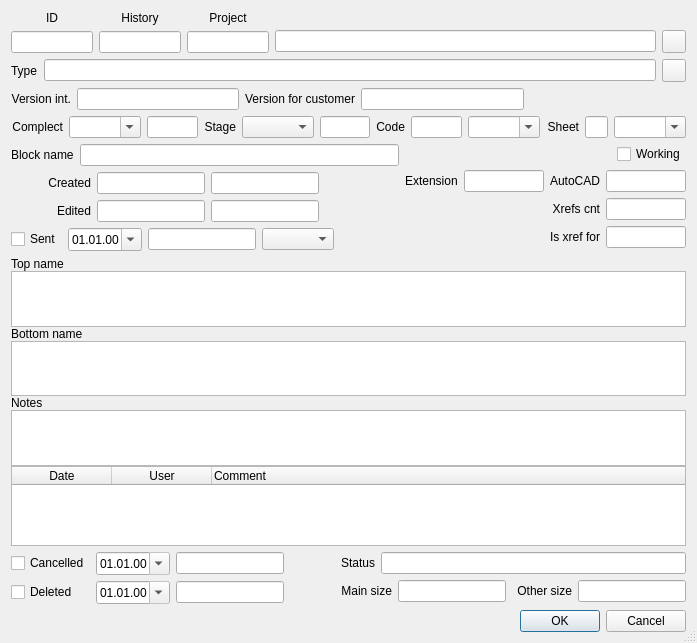
<?xml version="1.0" encoding="UTF-8"?>
<ui version="4.0">
 <class>PlotProp</class>
 <widget class="QDialog" name="PlotProp">
  <property name="geometry">
   <rect>
    <x>0</x>
    <y>0</y>
    <width>697</width>
    <height>643</height>
   </rect>
  </property>
  <property name="windowTitle">
   <string>Document properties</string>
  </property>
  <property name="locale">
   <locale language="English" country="UnitedStates"/>
  </property>
  <property name="sizeGripEnabled">
   <bool>true</bool>
  </property>
  <property name="modal">
   <bool>true</bool>
  </property>
  <layout class="QVBoxLayout" name="verticalLayout_12">
   <item>
    <layout class="QVBoxLayout">
     <property name="sizeConstraint">
      <enum>QLayout::SetDefaultConstraint</enum>
     </property>
     <item>
      <layout class="QHBoxLayout" name="horizontalLayout" stretch="1,1,1,5">
       <item>
        <layout class="QVBoxLayout" name="verticalLayout_3">
         <property name="sizeConstraint">
          <enum>QLayout::SetFixedSize</enum>
         </property>
         <item>
          <widget class="QLabel" name="label_2">
           <property name="text">
            <string notr="true">ID</string>
           </property>
           <property name="alignment">
            <set>Qt::AlignCenter</set>
           </property>
          </widget>
         </item>
         <item>
          <widget class="QLineEdit" name="leId">
           <property name="alignment">
            <set>Qt::AlignCenter</set>
           </property>
           <property name="readOnly">
            <bool>true</bool>
           </property>
          </widget>
         </item>
        </layout>
       </item>
       <item>
        <layout class="QVBoxLayout" name="verticalLayout_8">
         <item>
          <widget class="QLabel" name="label_22">
           <property name="text">
            <string>History</string>
           </property>
           <property name="alignment">
            <set>Qt::AlignCenter</set>
           </property>
          </widget>
         </item>
         <item>
          <widget class="QLineEdit" name="leHistory">
           <property name="sizePolicy">
            <sizepolicy hsizetype="Expanding" vsizetype="Fixed">
             <horstretch>0</horstretch>
             <verstretch>0</verstretch>
            </sizepolicy>
           </property>
           <property name="alignment">
            <set>Qt::AlignCenter</set>
           </property>
           <property name="readOnly">
            <bool>true</bool>
           </property>
          </widget>
         </item>
        </layout>
       </item>
       <item>
        <layout class="QVBoxLayout" name="verticalLayout_4">
         <property name="sizeConstraint">
          <enum>QLayout::SetFixedSize</enum>
         </property>
         <item>
          <widget class="QLabel" name="label_3">
           <property name="text">
            <string>Project</string>
           </property>
           <property name="alignment">
            <set>Qt::AlignCenter</set>
           </property>
          </widget>
         </item>
         <item>
          <widget class="QLineEdit" name="leIdProject">
           <property name="inputMethodHints">
            <set>Qt::ImhDigitsOnly</set>
           </property>
           <property name="alignment">
            <set>Qt::AlignCenter</set>
           </property>
          </widget>
         </item>
        </layout>
       </item>
       <item>
        <layout class="QVBoxLayout" name="verticalLayout_6">
         <item>
          <spacer name="verticalSpacer">
           <property name="orientation">
            <enum>Qt::Vertical</enum>
           </property>
           <property name="sizeHint" stdset="0">
            <size>
             <width>20</width>
             <height>40</height>
            </size>
           </property>
          </spacer>
         </item>
         <item>
          <layout class="QHBoxLayout" name="horizontalLayout_4">
           <item>
            <widget class="QLineEdit" name="leProjName">
             <property name="readOnly">
              <bool>true</bool>
             </property>
            </widget>
           </item>
           <item>
            <widget class="QToolButton" name="tbProjSel">
             <property name="icon">
              <iconset>
               <normaloff>:/some/ico/ico/dropdownbutton.png</normaloff>:/some/ico/ico/dropdownbutton.png</iconset>
             </property>
            </widget>
           </item>
          </layout>
         </item>
        </layout>
       </item>
      </layout>
     </item>
     <item>
      <layout class="QHBoxLayout" name="horizontalLayout_2">
       <item>
        <widget class="QLabel" name="label">
         <property name="text">
          <string>Type</string>
         </property>
        </widget>
       </item>
       <item>
        <widget class="QLineEdit" name="leTypeText">
         <property name="readOnly">
          <bool>true</bool>
         </property>
        </widget>
       </item>
       <item>
        <widget class="QToolButton" name="tbTreeSel">
         <property name="icon">
          <iconset>
           <normaloff>:/some/ico/ico/dropdownbutton.png</normaloff>:/some/ico/ico/dropdownbutton.png</iconset>
         </property>
        </widget>
       </item>
      </layout>
     </item>
    </layout>
   </item>
   <item>
    <layout class="QVBoxLayout" name="verticalLayout_11">
     <item>
      <layout class="QHBoxLayout" name="horizontalLayout_6">
       <item>
        <widget class="QLabel" name="label_7">
         <property name="toolTip">
          <string>Version for internal use</string>
         </property>
         <property name="text">
          <string>Version int.</string>
         </property>
         <property name="alignment">
          <set>Qt::AlignRight|Qt::AlignTrailing|Qt::AlignVCenter</set>
         </property>
        </widget>
       </item>
       <item>
        <widget class="QLineEdit" name="leVersionInt">
         <property name="toolTip">
          <string>Version for internal use</string>
         </property>
         <property name="alignment">
          <set>Qt::AlignCenter</set>
         </property>
        </widget>
       </item>
       <item>
        <widget class="QLabel" name="label_19">
         <property name="text">
          <string>Version for customer</string>
         </property>
         <property name="alignment">
          <set>Qt::AlignRight|Qt::AlignTrailing|Qt::AlignVCenter</set>
         </property>
        </widget>
       </item>
       <item>
        <widget class="QLineEdit" name="leVersionExt">
         <property name="alignment">
          <set>Qt::AlignCenter</set>
         </property>
        </widget>
       </item>
       <item>
        <spacer name="horizontalSpacer_5">
         <property name="orientation">
          <enum>Qt::Horizontal</enum>
         </property>
         <property name="sizeHint" stdset="0">
          <size>
           <width>40</width>
           <height>20</height>
          </size>
         </property>
        </spacer>
       </item>
      </layout>
     </item>
     <item>
      <layout class="QHBoxLayout" name="horizontalLayout_8">
       <item>
        <widget class="QLabel" name="label_4">
         <property name="text">
          <string>Complect</string>
         </property>
         <property name="alignment">
          <set>Qt::AlignRight|Qt::AlignTrailing|Qt::AlignVCenter</set>
         </property>
        </widget>
       </item>
       <item>
        <widget class="QComboBox" name="cbSection">
         <property name="editable">
          <bool>true</bool>
         </property>
         <property name="sizeAdjustPolicy">
          <enum>QComboBox::AdjustToContents</enum>
         </property>
        </widget>
       </item>
       <item>
        <widget class="QLineEdit" name="leSection">
         <property name="alignment">
          <set>Qt::AlignCenter</set>
         </property>
         <property name="readOnly">
          <bool>true</bool>
         </property>
        </widget>
       </item>
       <item>
        <widget class="QLabel" name="label_8">
         <property name="text">
          <string>Stage</string>
         </property>
         <property name="alignment">
          <set>Qt::AlignRight|Qt::AlignTrailing|Qt::AlignVCenter</set>
         </property>
        </widget>
       </item>
       <item>
        <widget class="QComboBox" name="cbStage"/>
       </item>
       <item>
        <widget class="QLineEdit" name="leStage">
         <property name="alignment">
          <set>Qt::AlignCenter</set>
         </property>
         <property name="readOnly">
          <bool>true</bool>
         </property>
        </widget>
       </item>
       <item>
        <widget class="QLabel" name="label_11">
         <property name="text">
          <string>Code</string>
         </property>
         <property name="alignment">
          <set>Qt::AlignRight|Qt::AlignTrailing|Qt::AlignVCenter</set>
         </property>
        </widget>
       </item>
       <item>
        <widget class="QLineEdit" name="leCode">
         <property name="contextMenuPolicy">
          <enum>Qt::CustomContextMenu</enum>
         </property>
        </widget>
       </item>
       <item>
        <widget class="QComboBox" name="cbCode">
         <property name="contextMenuPolicy">
          <enum>Qt::CustomContextMenu</enum>
         </property>
         <property name="editable">
          <bool>true</bool>
         </property>
         <property name="sizeAdjustPolicy">
          <enum>QComboBox::AdjustToContents</enum>
         </property>
        </widget>
       </item>
       <item>
        <widget class="QLabel" name="lblSheet">
         <property name="text">
          <string>Sheet</string>
         </property>
         <property name="alignment">
          <set>Qt::AlignRight|Qt::AlignTrailing|Qt::AlignVCenter</set>
         </property>
        </widget>
       </item>
       <item>
        <widget class="QLineEdit" name="leSheet">
         <property name="maximumSize">
          <size>
           <width>80</width>
           <height>16777215</height>
          </size>
         </property>
         <property name="alignment">
          <set>Qt::AlignCenter</set>
         </property>
        </widget>
       </item>
       <item>
        <widget class="QComboBox" name="cbSheet">
         <property name="editable">
          <bool>true</bool>
         </property>
         <property name="sizeAdjustPolicy">
          <enum>QComboBox::AdjustToContents</enum>
         </property>
        </widget>
       </item>
      </layout>
     </item>
    </layout>
   </item>
   <item>
    <layout class="QHBoxLayout" name="horizontalLayout_3" stretch="10,0">
     <item>
      <layout class="QVBoxLayout" name="vlBlockName">
       <item>
        <layout class="QHBoxLayout" name="hlBlockName" stretch="0,3">
         <item>
          <widget class="QLabel" name="lblBlockName">
           <property name="toolTip">
            <string>Name used when the drawing inserted as xref
Automatically filled with filename when loading from file</string>
           </property>
           <property name="text">
            <string>Block name</string>
           </property>
          </widget>
         </item>
         <item>
          <widget class="QLineEdit" name="leBlockName">
           <property name="toolTip">
            <string>Name used when the drawing inserted as xref
Automatically filled with filename when loading from file</string>
           </property>
          </widget>
         </item>
        </layout>
       </item>
       <item>
        <layout class="QHBoxLayout" name="horizontalLayout_12">
         <item>
          <widget class="QLabel" name="label_15">
           <property name="minimumSize">
            <size>
             <width>80</width>
             <height>0</height>
            </size>
           </property>
           <property name="text">
            <string>Created</string>
           </property>
           <property name="alignment">
            <set>Qt::AlignRight|Qt::AlignTrailing|Qt::AlignVCenter</set>
           </property>
          </widget>
         </item>
         <item>
          <widget class="QLineEdit" name="leCrDate">
           <property name="alignment">
            <set>Qt::AlignCenter</set>
           </property>
           <property name="readOnly">
            <bool>true</bool>
           </property>
          </widget>
         </item>
         <item>
          <widget class="QLineEdit" name="leCrUser">
           <property name="readOnly">
            <bool>true</bool>
           </property>
          </widget>
         </item>
         <item>
          <spacer name="horizontalSpacer_7">
           <property name="orientation">
            <enum>Qt::Horizontal</enum>
           </property>
           <property name="sizeHint" stdset="0">
            <size>
             <width>40</width>
             <height>20</height>
            </size>
           </property>
          </spacer>
         </item>
        </layout>
       </item>
       <item>
        <layout class="QHBoxLayout" name="horizontalLayout_13">
         <item>
          <widget class="QLabel" name="label_17">
           <property name="minimumSize">
            <size>
             <width>80</width>
             <height>0</height>
            </size>
           </property>
           <property name="text">
            <string>Edited</string>
           </property>
           <property name="alignment">
            <set>Qt::AlignRight|Qt::AlignTrailing|Qt::AlignVCenter</set>
           </property>
          </widget>
         </item>
         <item>
          <widget class="QLineEdit" name="leChDate">
           <property name="alignment">
            <set>Qt::AlignCenter</set>
           </property>
           <property name="readOnly">
            <bool>true</bool>
           </property>
          </widget>
         </item>
         <item>
          <widget class="QLineEdit" name="leChUser">
           <property name="readOnly">
            <bool>true</bool>
           </property>
          </widget>
         </item>
         <item>
          <spacer name="horizontalSpacer_8">
           <property name="orientation">
            <enum>Qt::Horizontal</enum>
           </property>
           <property name="sizeHint" stdset="0">
            <size>
             <width>40</width>
             <height>20</height>
            </size>
           </property>
          </spacer>
         </item>
        </layout>
       </item>
       <item>
        <layout class="QHBoxLayout" name="horizontalLayout_14">
         <item>
          <widget class="QRoCheckBox" name="cbSent">
           <property name="text">
            <string>Sent</string>
           </property>
          </widget>
         </item>
         <item>
          <widget class="QDateTimeEdit" name="dteSentDate">
           <property name="alignment">
            <set>Qt::AlignCenter</set>
           </property>
           <property name="currentSection">
            <enum>QDateTimeEdit::DaySection</enum>
           </property>
           <property name="displayFormat">
            <string notr="true">dd.MM.yy</string>
           </property>
           <property name="calendarPopup">
            <bool>true</bool>
           </property>
          </widget>
         </item>
         <item>
          <widget class="QLineEdit" name="leSentUser">
           <property name="readOnly">
            <bool>true</bool>
           </property>
          </widget>
         </item>
         <item>
          <widget class="QComboBox" name="cbSentUser">
           <property name="sizeAdjustPolicy">
            <enum>QComboBox::AdjustToContents</enum>
           </property>
          </widget>
         </item>
         <item>
          <spacer name="horizontalSpacer_4">
           <property name="orientation">
            <enum>Qt::Horizontal</enum>
           </property>
           <property name="sizeHint" stdset="0">
            <size>
             <width>40</width>
             <height>20</height>
            </size>
           </property>
          </spacer>
         </item>
        </layout>
       </item>
      </layout>
     </item>
     <item>
      <layout class="QVBoxLayout" name="vlAcad">
       <item>
        <layout class="QHBoxLayout" name="horizontalLayout_5">
         <item>
          <spacer name="horizontalSpacer_3">
           <property name="orientation">
            <enum>Qt::Horizontal</enum>
           </property>
           <property name="sizeHint" stdset="0">
            <size>
             <width>40</width>
             <height>20</height>
            </size>
           </property>
          </spacer>
         </item>
         <item>
          <widget class="QRoCheckBox" name="cbWorking">
           <property name="sizePolicy">
            <sizepolicy hsizetype="Fixed" vsizetype="Fixed">
             <horstretch>0</horstretch>
             <verstretch>0</verstretch>
            </sizepolicy>
           </property>
           <property name="text">
            <string>Working</string>
           </property>
          </widget>
         </item>
        </layout>
       </item>
       <item>
        <layout class="QHBoxLayout" name="horizontalLayout_7">
         <item>
          <widget class="QLabel" name="label_14">
           <property name="text">
            <string>Extension</string>
           </property>
          </widget>
         </item>
         <item>
          <widget class="QLineEdit" name="leExt">
           <property name="maximumSize">
            <size>
             <width>80</width>
             <height>16777215</height>
            </size>
           </property>
           <property name="alignment">
            <set>Qt::AlignCenter</set>
           </property>
           <property name="readOnly">
            <bool>true</bool>
           </property>
          </widget>
         </item>
         <item>
          <widget class="QLabel" name="lblAcadVer">
           <property name="text">
            <string>AutoCAD</string>
           </property>
           <property name="alignment">
            <set>Qt::AlignRight|Qt::AlignTrailing|Qt::AlignVCenter</set>
           </property>
          </widget>
         </item>
         <item>
          <widget class="QLineEdit" name="leAcadVer">
           <property name="maximumSize">
            <size>
             <width>80</width>
             <height>16777215</height>
            </size>
           </property>
           <property name="alignment">
            <set>Qt::AlignCenter</set>
           </property>
           <property name="readOnly">
            <bool>true</bool>
           </property>
          </widget>
         </item>
        </layout>
       </item>
       <item>
        <layout class="QHBoxLayout" name="horizontalLayout_10">
         <item>
          <widget class="QLabel" name="lblXrefTo">
           <property name="text">
            <string>Xrefs cnt</string>
           </property>
           <property name="alignment">
            <set>Qt::AlignRight|Qt::AlignTrailing|Qt::AlignVCenter</set>
           </property>
          </widget>
         </item>
         <item>
          <widget class="QLineEdit" name="leXrefTo">
           <property name="maximumSize">
            <size>
             <width>80</width>
             <height>16777215</height>
            </size>
           </property>
           <property name="alignment">
            <set>Qt::AlignCenter</set>
           </property>
           <property name="readOnly">
            <bool>true</bool>
           </property>
          </widget>
         </item>
        </layout>
       </item>
       <item>
        <layout class="QHBoxLayout" name="horizontalLayout_11">
         <item>
          <widget class="QLabel" name="lblXrefFor">
           <property name="text">
            <string>Is xref for</string>
           </property>
           <property name="alignment">
            <set>Qt::AlignRight|Qt::AlignTrailing|Qt::AlignVCenter</set>
           </property>
          </widget>
         </item>
         <item>
          <widget class="QLineEdit" name="leXrefFor">
           <property name="maximumSize">
            <size>
             <width>80</width>
             <height>16777215</height>
            </size>
           </property>
           <property name="alignment">
            <set>Qt::AlignCenter</set>
           </property>
           <property name="readOnly">
            <bool>true</bool>
           </property>
          </widget>
         </item>
        </layout>
       </item>
      </layout>
     </item>
    </layout>
   </item>
   <item>
    <layout class="QVBoxLayout" name="verticalLayout_7" stretch="0,1,0,1,0,1,1">
     <property name="spacing">
      <number>0</number>
     </property>
     <item>
      <widget class="QLabel" name="label_5">
       <property name="text">
        <string>Top name</string>
       </property>
      </widget>
     </item>
     <item>
      <widget class="QPlainTextEdit" name="teTopName">
       <property name="minimumSize">
        <size>
         <width>0</width>
         <height>40</height>
        </size>
       </property>
       <property name="tabChangesFocus">
        <bool>true</bool>
       </property>
      </widget>
     </item>
     <item>
      <widget class="QLabel" name="label_6">
       <property name="text">
        <string>Bottom name</string>
       </property>
      </widget>
     </item>
     <item>
      <widget class="QPlainTextEdit" name="teBottomName">
       <property name="minimumSize">
        <size>
         <width>0</width>
         <height>40</height>
        </size>
       </property>
       <property name="tabChangesFocus">
        <bool>true</bool>
       </property>
      </widget>
     </item>
     <item>
      <widget class="QLabel" name="label_16">
       <property name="text">
        <string>Notes</string>
       </property>
      </widget>
     </item>
     <item>
      <widget class="QPlainTextEdit" name="teNote">
       <property name="minimumSize">
        <size>
         <width>0</width>
         <height>40</height>
        </size>
       </property>
       <property name="tabChangesFocus">
        <bool>true</bool>
       </property>
      </widget>
     </item>
     <item>
      <widget class="QTreeWidget" name="twComments">
       <property name="minimumSize">
        <size>
         <width>0</width>
         <height>80</height>
        </size>
       </property>
       <property name="contextMenuPolicy">
        <enum>Qt::CustomContextMenu</enum>
       </property>
       <property name="rootIsDecorated">
        <bool>false</bool>
       </property>
       <column>
        <property name="text">
         <string>Date</string>
        </property>
        <property name="textAlignment">
         <set>AlignCenter</set>
        </property>
       </column>
       <column>
        <property name="text">
         <string>User</string>
        </property>
        <property name="textAlignment">
         <set>AlignCenter</set>
        </property>
       </column>
       <column>
        <property name="text">
         <string>Comment</string>
        </property>
       </column>
      </widget>
     </item>
    </layout>
   </item>
   <item>
    <layout class="QHBoxLayout" name="horizontalLayout_15">
     <item>
      <layout class="QGridLayout" name="gridLayout">
       <item row="0" column="0">
        <widget class="QCheckBox" name="cbCancelled">
         <property name="text">
          <string>Cancelled</string>
         </property>
        </widget>
       </item>
       <item row="0" column="2">
        <widget class="QLineEdit" name="leCancUser">
         <property name="minimumSize">
          <size>
           <width>60</width>
           <height>0</height>
          </size>
         </property>
         <property name="readOnly">
          <bool>true</bool>
         </property>
        </widget>
       </item>
       <item row="0" column="1">
        <widget class="QDateTimeEdit" name="dteCancDate">
         <property name="alignment">
          <set>Qt::AlignCenter</set>
         </property>
         <property name="readOnly">
          <bool>true</bool>
         </property>
         <property name="currentSection">
          <enum>QDateTimeEdit::DaySection</enum>
         </property>
         <property name="displayFormat">
          <string notr="true">dd.MM.yy</string>
         </property>
         <property name="calendarPopup">
          <bool>true</bool>
         </property>
        </widget>
       </item>
       <item row="1" column="0">
        <widget class="QRoCheckBox" name="cbDeleted">
         <property name="enabled">
          <bool>true</bool>
         </property>
         <property name="text">
          <string>Deleted</string>
         </property>
        </widget>
       </item>
       <item row="1" column="1">
        <widget class="QDateTimeEdit" name="dteDeleteDate">
         <property name="alignment">
          <set>Qt::AlignCenter</set>
         </property>
         <property name="readOnly">
          <bool>true</bool>
         </property>
         <property name="currentSection">
          <enum>QDateTimeEdit::DaySection</enum>
         </property>
         <property name="displayFormat">
          <string notr="true">dd.MM.yy</string>
         </property>
         <property name="calendarPopup">
          <bool>true</bool>
         </property>
        </widget>
       </item>
       <item row="1" column="2">
        <widget class="QLineEdit" name="leDeleteUser">
         <property name="minimumSize">
          <size>
           <width>60</width>
           <height>0</height>
          </size>
         </property>
         <property name="readOnly">
          <bool>true</bool>
         </property>
        </widget>
       </item>
      </layout>
     </item>
     <item>
      <spacer name="horizontalSpacer">
       <property name="orientation">
        <enum>Qt::Horizontal</enum>
       </property>
       <property name="sizeHint" stdset="0">
        <size>
         <width>40</width>
         <height>20</height>
        </size>
       </property>
      </spacer>
     </item>
     <item>
      <layout class="QVBoxLayout" name="verticalLayout_5">
       <item>
        <layout class="QHBoxLayout" name="horizontalLayout_16">
         <item>
          <widget class="QLabel" name="label_20">
           <property name="text">
            <string>Status</string>
           </property>
           <property name="alignment">
            <set>Qt::AlignRight|Qt::AlignTrailing|Qt::AlignVCenter</set>
           </property>
          </widget>
         </item>
         <item>
          <widget class="QLineEdit" name="leStatus">
           <property name="alignment">
            <set>Qt::AlignCenter</set>
           </property>
           <property name="readOnly">
            <bool>true</bool>
           </property>
          </widget>
         </item>
        </layout>
       </item>
       <item>
        <layout class="QHBoxLayout" name="horizontalLayout_17">
         <item>
          <widget class="QLabel" name="label_18">
           <property name="sizePolicy">
            <sizepolicy hsizetype="Expanding" vsizetype="Fixed">
             <horstretch>0</horstretch>
             <verstretch>0</verstretch>
            </sizepolicy>
           </property>
           <property name="text">
            <string>Main size</string>
           </property>
           <property name="alignment">
            <set>Qt::AlignRight|Qt::AlignTrailing|Qt::AlignVCenter</set>
           </property>
          </widget>
         </item>
         <item>
          <widget class="QLineEdit" name="leMainSize">
           <property name="alignment">
            <set>Qt::AlignRight|Qt::AlignTrailing|Qt::AlignVCenter</set>
           </property>
           <property name="readOnly">
            <bool>true</bool>
           </property>
          </widget>
         </item>
         <item>
          <widget class="QLabel" name="label_21">
           <property name="minimumSize">
            <size>
             <width>60</width>
             <height>0</height>
            </size>
           </property>
           <property name="text">
            <string>Other size</string>
           </property>
           <property name="alignment">
            <set>Qt::AlignRight|Qt::AlignTrailing|Qt::AlignVCenter</set>
           </property>
          </widget>
         </item>
         <item>
          <widget class="QLineEdit" name="leOtherSize">
           <property name="readOnly">
            <bool>true</bool>
           </property>
          </widget>
         </item>
        </layout>
       </item>
      </layout>
     </item>
    </layout>
   </item>
   <item>
    <layout class="QHBoxLayout" name="horizontalLayout_18">
     <item>
      <spacer name="horizontalSpacer_2">
       <property name="orientation">
        <enum>Qt::Horizontal</enum>
       </property>
       <property name="sizeHint" stdset="0">
        <size>
         <width>40</width>
         <height>20</height>
        </size>
       </property>
      </spacer>
     </item>
     <item>
      <widget class="QPushButton" name="pbOK">
       <property name="text">
        <string>OK</string>
       </property>
       <property name="default">
        <bool>true</bool>
       </property>
      </widget>
     </item>
     <item>
      <widget class="QPushButton" name="pbCancel">
       <property name="text">
        <string>Cancel</string>
       </property>
       <property name="autoDefault">
        <bool>false</bool>
       </property>
      </widget>
     </item>
    </layout>
   </item>
  </layout>
  <action name="actionRegen_code">
   <property name="text">
    <string>Regen code</string>
   </property>
  </action>
 </widget>
 <customwidgets>
  <customwidget>
   <class>QRoCheckBox</class>
   <extends>QCheckBox</extends>
   <header>../VProject/QRoCheckBox.h</header>
  </customwidget>
 </customwidgets>
 <resources/>
 <connections>
  <connection>
   <sender>pbCancel</sender>
   <signal>clicked()</signal>
   <receiver>PlotProp</receiver>
   <slot>reject()</slot>
   <hints>
    <hint type="sourcelabel">
     <x>534</x>
     <y>563</y>
    </hint>
    <hint type="destinationlabel">
     <x>290</x>
     <y>292</y>
    </hint>
   </hints>
  </connection>
  <connection>
   <sender>actionRegen_code</sender>
   <signal>triggered()</signal>
   <receiver>PlotProp</receiver>
   <slot>RegenCodeList()</slot>
   <hints>
    <hint type="sourcelabel">
     <x>-1</x>
     <y>-1</y>
    </hint>
    <hint type="destinationlabel">
     <x>348</x>
     <y>321</y>
    </hint>
   </hints>
  </connection>
 </connections>
 <slots>
  <slot>RegenCodeList()</slot>
 </slots>
</ui>
